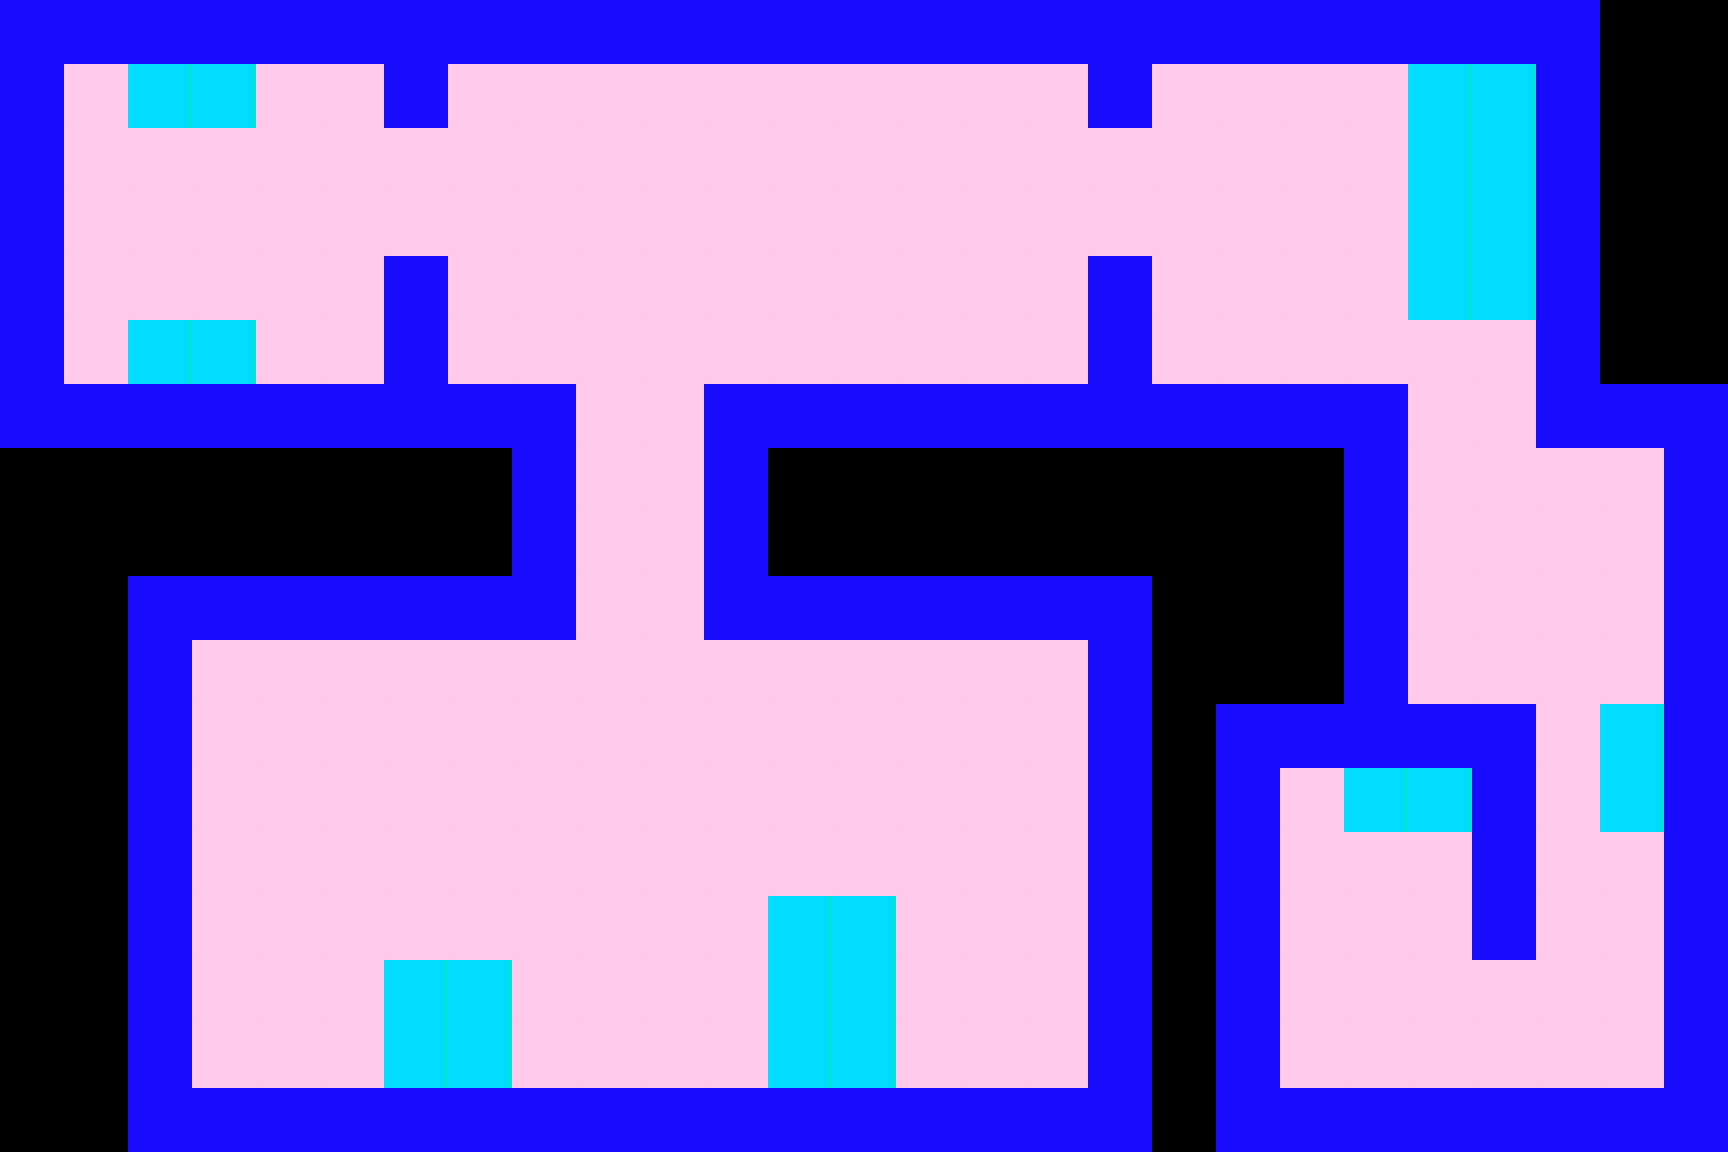

This game map was drawn from its Tiled (.tmx) file and the tilesets committed beside it. A one-line description and the full map source follow:
An orthogonal 27x18 tile map with 64x64 px tiles, 3 tile layers (walls, floors, events) and 7 objects (solar, reactor, fab, cargo, hydro, ...).

<map version="1.10" tiledversion="1.12.1" orientation="orthogonal" renderorder="right-down" width="27" height="18" tilewidth="64" tileheight="64" infinite="0" nextlayerid="6" nextobjectid="15">
 <editorsettings>
  <export target="station1.json" format="json" />
 </editorsettings>
 <tileset firstgid="1" source="tiles.tsx" />
 <layer id="1" name="walls" width="27" height="18">
  <data encoding="csv">
1,1,1,1,1,1,1,1,1,1,1,1,1,1,1,1,1,1,1,1,1,1,1,1,1,0,0,
1,0,0,0,0,0,1,0,0,0,0,0,0,0,0,0,0,1,0,0,0,0,0,0,1,0,0,
1,0,0,0,0,0,0,0,0,0,0,0,0,0,0,0,0,0,0,0,0,0,0,0,1,0,0,
1,0,0,0,0,0,0,0,0,0,0,0,0,0,0,0,0,0,0,0,0,0,0,0,1,0,0,
1,0,0,0,0,0,1,0,0,0,0,0,0,0,0,0,0,1,0,0,0,0,0,0,1,0,0,
1,0,0,0,0,0,1,0,0,0,0,0,0,0,0,0,0,1,0,0,0,0,0,0,1,0,0,
1,1,1,1,1,1,1,1,1,0,0,1,1,1,1,1,1,1,1,1,1,1,0,0,1,1,1,
0,0,0,0,0,0,0,0,1,0,0,1,0,0,0,0,0,0,0,0,0,1,0,0,0,0,1,
0,0,0,0,0,0,0,0,1,0,0,1,0,0,0,0,0,0,0,0,0,1,0,0,0,0,1,
0,0,1,1,1,1,1,1,1,0,0,1,1,1,1,1,1,1,0,0,0,1,0,0,0,0,1,
0,0,1,0,0,0,0,0,0,0,0,0,0,0,0,0,0,1,0,0,0,1,0,0,0,0,1,
0,0,1,0,0,0,0,0,0,0,0,0,0,0,0,0,0,1,0,1,1,1,1,1,0,0,1,
0,0,1,0,0,0,0,0,0,0,0,0,0,0,0,0,0,1,0,1,0,0,0,1,0,0,1,
0,0,1,0,0,0,0,0,0,0,0,0,0,0,0,0,0,1,0,1,0,0,0,1,0,0,1,
0,0,1,0,0,0,0,0,0,0,0,0,0,0,0,0,0,1,0,1,0,0,0,1,0,0,1,
0,0,1,0,0,0,0,0,0,0,0,0,0,0,0,0,0,1,0,1,0,0,0,0,0,0,1,
0,0,1,0,0,0,0,0,0,0,0,0,0,0,0,0,0,1,0,1,0,0,0,0,0,0,1,
0,0,1,1,1,1,1,1,1,1,1,1,1,1,1,1,1,1,0,1,1,1,1,1,1,1,1
</data>
 </layer>
 <layer id="2" name="floors" width="27" height="18">
  <data encoding="csv">
0,0,0,0,0,0,0,0,0,0,0,0,0,0,0,0,0,0,0,0,0,0,0,0,0,0,0,
0,4,4,4,4,4,0,4,4,4,4,4,4,4,4,4,4,0,4,4,4,4,4,4,0,0,0,
0,4,4,4,4,4,4,4,4,4,4,4,4,4,4,4,4,4,4,4,4,4,4,4,0,0,0,
0,4,4,4,4,4,4,4,4,4,4,4,4,4,4,4,4,4,4,4,4,4,4,4,0,0,0,
0,4,4,4,4,4,0,4,4,4,4,4,4,4,4,4,4,0,4,4,4,4,4,4,0,0,0,
0,4,4,4,4,4,0,4,4,4,4,4,4,4,4,4,4,0,4,4,4,4,4,4,0,0,0,
0,0,0,0,0,0,0,0,0,4,4,0,0,0,0,0,0,0,0,0,0,0,4,4,0,0,0,
0,0,0,0,0,0,0,0,0,4,4,0,0,0,0,0,0,0,0,0,0,0,4,4,4,4,0,
0,0,0,0,0,0,0,0,0,4,4,0,0,0,0,0,0,0,0,0,0,0,4,4,4,4,0,
0,0,0,0,0,0,0,0,0,4,4,0,0,0,0,0,0,0,0,0,0,0,4,4,4,4,0,
0,0,0,4,4,4,4,4,4,4,4,4,4,4,4,4,4,0,0,0,0,0,4,4,4,4,0,
0,0,0,4,4,4,4,4,4,4,4,4,4,4,4,4,4,0,0,0,0,0,0,0,4,4,0,
0,0,0,4,4,4,4,4,4,4,4,4,4,4,4,4,4,0,0,0,4,4,4,0,4,4,0,
0,0,0,4,4,4,4,4,4,4,4,4,4,4,4,4,4,0,0,0,4,4,4,0,4,4,0,
0,0,0,4,4,4,4,4,4,4,4,4,4,4,4,4,4,0,0,0,4,4,4,0,4,4,0,
0,0,0,4,4,4,4,4,4,4,4,4,4,4,4,4,4,0,0,0,4,4,4,4,4,4,0,
0,0,0,4,4,4,4,4,4,4,4,4,4,4,4,4,4,0,0,0,4,4,4,4,4,4,0,
0,0,0,0,0,0,0,0,0,0,0,0,0,0,0,0,0,0,0,0,0,0,0,0,0,0,0
</data>
 </layer>
 <layer id="3" name="events" width="27" height="18">
  <data encoding="csv">
0,0,0,0,0,0,0,0,0,0,0,0,0,0,0,0,0,0,0,0,0,0,0,0,0,0,0,
0,0,2,2,0,0,0,0,0,0,0,0,0,0,0,0,0,0,0,0,0,0,2,2,0,0,0,
0,0,0,0,0,0,0,0,0,0,0,0,0,0,0,0,0,0,0,0,0,0,2,2,0,0,0,
0,0,0,0,0,0,0,0,0,0,0,0,0,0,0,0,0,0,0,0,0,0,2,2,0,0,0,
0,0,0,0,0,0,0,0,0,0,0,0,0,0,0,0,0,0,0,0,0,0,2,2,0,0,0,
0,0,2,2,0,0,0,0,0,0,0,0,0,0,0,0,0,0,0,0,0,0,0,0,0,0,0,
0,0,0,0,0,0,0,0,0,0,0,0,0,0,0,0,0,0,0,0,0,0,0,0,0,0,0,
0,0,0,0,0,0,0,0,0,0,0,0,0,0,0,0,0,0,0,0,0,0,0,0,0,0,0,
0,0,0,0,0,0,0,0,0,0,0,0,0,0,0,0,0,0,0,0,0,0,0,0,0,0,0,
0,0,0,0,0,0,0,0,0,0,0,0,0,0,0,0,0,0,0,0,0,0,0,0,0,0,0,
0,0,0,0,0,0,0,0,0,0,0,0,0,0,0,0,0,0,0,0,0,0,0,0,0,0,0,
0,0,0,0,0,0,0,0,0,0,0,0,0,0,0,0,0,0,0,0,0,0,0,0,0,2,0,
0,0,0,0,0,0,0,0,0,0,0,0,0,0,0,0,0,0,0,0,0,2,2,0,0,2,0,
0,0,0,0,0,0,0,0,0,0,0,0,0,0,0,0,0,0,0,0,0,0,0,0,0,0,0,
0,0,0,0,0,0,0,0,0,0,0,0,2,2,0,0,0,0,0,0,0,0,0,0,0,0,0,
0,0,0,0,0,0,2,2,0,0,0,0,2,2,0,0,0,0,0,0,0,0,0,0,0,0,0,
0,0,0,0,0,0,2,2,0,0,0,0,2,2,0,0,0,0,0,0,0,0,0,0,0,0,0,
0,0,0,0,0,0,0,0,0,0,0,0,0,0,0,0,0,0,0,0,0,0,0,0,0,0,0
</data>
 </layer>
 <objectgroup color="#ffff7f" id="5" name="rooms" />
 <objectgroup color="#00aa00" id="4" name="rects">
  <object id="8" name="solar" x="1421.21" y="80.0303" width="101.818" height="220.758" />
  <object id="9" name="reactor" x="779.879" y="905.152" width="102.848" height="170.455" />
  <object id="10" name="fab" x="1349.7" y="772.727" width="113.636" height="48.4545" />
  <object id="11" name="cargo" x="1609.12" y="727.273" width="41.3333" height="90.9091" />
  <object id="12" name="hydro" x="141.061" y="70.7877" width="100.697" height="42.303" />
  <object id="13" name="water" x="136.182" y="334.484" width="111.515" height="39.2121" />
  <object id="14" name="life" x="391.667" y="968.97" width="108.606" height="108.758" />
 </objectgroup>
</map>
